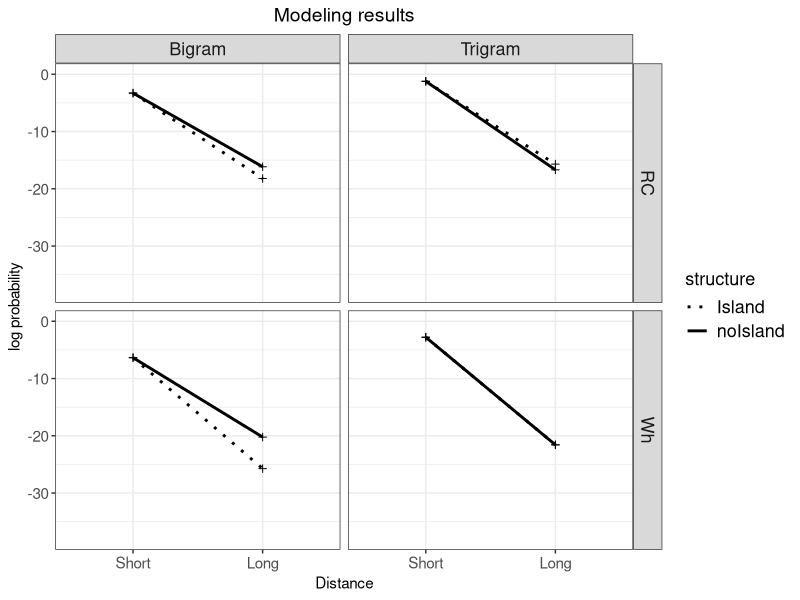
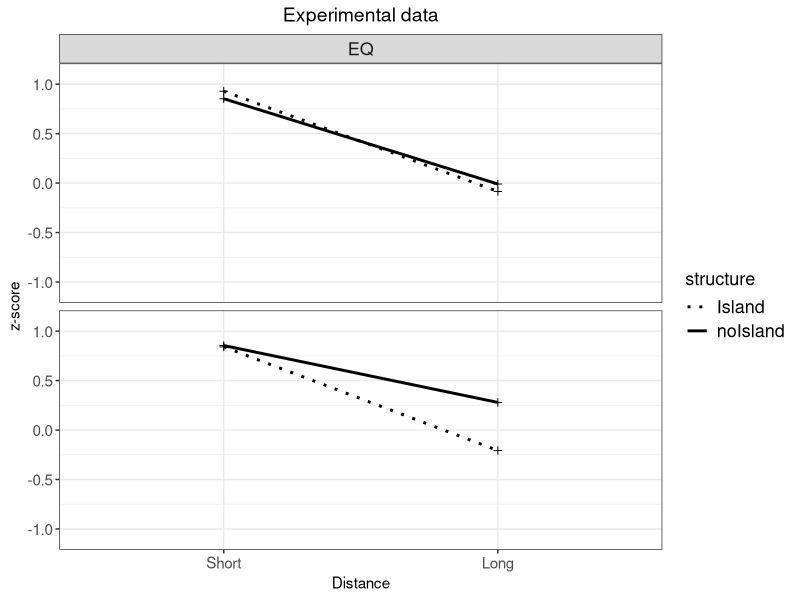
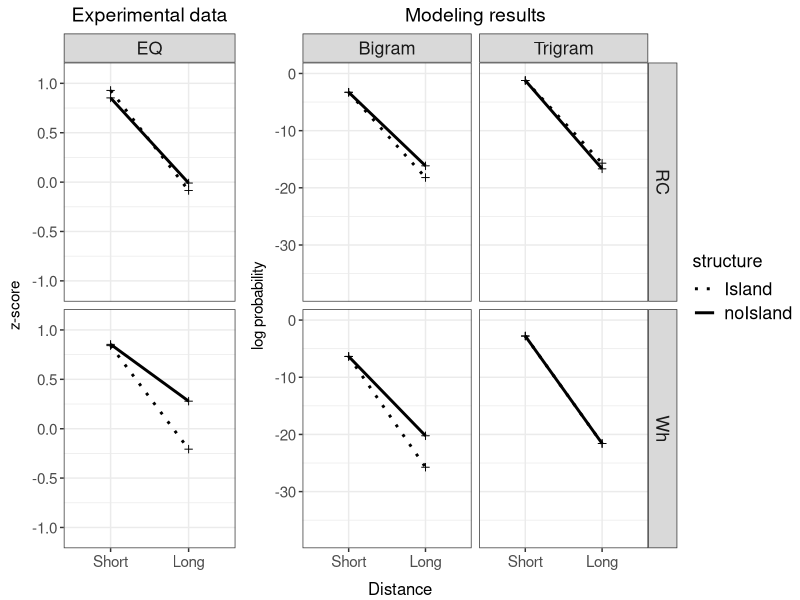

The R script that drew these images, in order: (Note: this script raises an error after producing the figures.)
## ---- chunk 1
rm(list = ls())  # removing everything from the environment
library(tidyverse)
library(ggpubr)
library(readxl)
exp_data = read.csv("../data/condition_means_labpaper.csv")
## ---- chunk 2
model_data = read_excel("../data/model_results_all.xlsx")
## ---- chunk 3
# making sure that these variables are handled as factors
factors <- c("distance", "structure", "condition", "dependency", "n_gram")
model_data[factors] <- lapply(model_data[factors], factor)

# probability is a numeric variable
model_data$log_probability = as.numeric(model_data$log_probability)
## ---- chunk 4
# four main experiments reported in the paper
exp_subj = subset(exp_data, condition=="Subject")
exp_adj = subset(exp_data, condition=="Adjunct")
exp_eq = subset(exp_data, condition=="EQ")
exp_rc = subset(exp_data, condition=="RC")

model_subj = subset(model_data, condition=="Subject")
model_eq = subset(model_data, condition=="EQ")
model_adj = subset(model_data, condition=="Adjunct")
model_rc = subset(model_data, condition=="RC-predlink")
## ---- chunk 5
plot_zscore = function(data){
  plot = 
	ggplot(data, aes(x=factor(ordered(distance, levels=c("Short","Long"))), y=zscores)) + 
  geom_point(data=data, shape=3, aes(y = zscores)) + 
	#geom_linerange(data=data, aes(y=zscores, ymin=zscores-error, 
	 #                                   ymax=zscores+error), size=0.5) + 
	geom_line(data=data, aes(y=zscores, group=structure,
	                         linetype=structure), size=1) +
  scale_linetype_manual(values=c("dotted", "solid")) +
	xlab("Distance") + ylab("z-score")+ facet_grid(dependency~condition) +
  ggtitle("Experimental data") + ylim(-1.1, 1.1) +
  theme_bw() + theme(axis.text=element_text(size = 11),
                     axis.title=element_text(size = 11)) +
  theme(plot.title = element_text(hjust = 0.5, size = 14)) +  # title label
  theme(legend.text = element_text(size = 13), legend.title = element_text(size = 13)) +
  theme(strip.text = element_text(size = 13)) + # facet label
  theme(strip.text.y = element_blank())
  
  
  return(plot)
}
## ---- chunk 6
plot_prob = function(data){
  plot = 
	ggplot(data, aes(x=factor(ordered(distance, levels=c("Short","Long"))), y=log_probability)) + 
  geom_point(data=data, shape=3, aes(y = log_probability)) + 
	geom_line(data=data, aes(y=log_probability, group=structure, 
	                         linetype=structure), size=1) +
  scale_linetype_manual(values=c("dotted", "solid")) +
  ggtitle("Modeling results") + ylim(-38,0) +
	xlab("Distance") + ylab("log probability") + facet_grid(dependency~n_gram) +
  theme_bw() + theme(axis.text=element_text(size = 11),
                     axis.title=element_text(size = 11)) +
  theme(plot.title = element_text(hjust = 0.5, size = 14)) +  # title label
  theme(legend.text = element_text(size = 13), legend.title = element_text(size = 13)) +
  theme(strip.text = element_text(size = 13))  # facet label
  
  return(plot)
}
## ---- chunk 7
m_eq = plot_prob(model_eq)
m_eq
## ---- chunk 8
e_eq = plot_zscore(exp_eq)
e_eq
## ---- chunk 9
plot_eq = ggarrange(e_eq + rremove("xlab"), m_eq + rremove("xlab"), ncol=2, common.legend = TRUE, 
                    legend = "right", widths = c(0.55, 1))
require(grid)   # for the textGrob() function
annotate_figure(plot_eq, bottom = textGrob("Distance", gp = gpar(cex = 1)))
ggsave("../figures/eq_common.pdf", width = 10, height = 5)
## ---- chunk 10
m_subj = plot_prob(model_subj)
e_subj = plot_zscore(exp_subj)

plot_subj = ggarrange(e_subj + rremove("xlab"), m_subj + rremove("xlab"), ncol=2, common.legend = TRUE, 
                    legend = "right", widths = c(0.55, 1))
require(grid)   # for the textGrob() function
annotate_figure(plot_subj, bottom = textGrob("Distance", gp = gpar(cex = 1)))
ggsave("../figures/subj_common.pdf", width = 10, height = 5)
## ---- chunk 11
m_adj = plot_prob(model_adj)
e_adj = plot_zscore(exp_adj)

plot_adj = ggarrange(e_adj + rremove("xlab"), m_adj + rremove("xlab"), ncol=2, common.legend = TRUE, 
                    legend = "right", widths = c(0.55, 1))
require(grid)   # for the textGrob() function
annotate_figure(plot_adj, bottom = textGrob("Distance", gp = gpar(cex = 1)))
ggsave("../figures/adj_common.pdf", width = 10, height = 5)
## ---- chunk 12
m_rc = plot_prob(model_rc)
e_rc = plot_zscore(exp_rc)

plot_rc = ggarrange(e_rc + rremove("xlab"), m_rc + rremove("xlab"), ncol=2, common.legend = TRUE, 
                    legend = "right", widths = c(0.55, 1))
require(grid)   # for the textGrob() function
annotate_figure(plot_rc, bottom = textGrob("Distance", gp = gpar(cex = 1)))
ggsave("../figures/rc_common.pdf", width = 10, height = 5)
## ---- chunk 13
# Additional comparisons for the Appendix
model_cnp = subset(model_data, condition=="CNP")
model_eq_obj = subset(model_data, condition=="EQ-object")
model_whether_subj = subset(model_data, condition=="Whether-subject")
model_whether_obj = subset(model_data, condition=="Whether-object")
model_rc_subj = subset(model_data, condition=="RC-subject")
model_rc_pcomp = subset(model_data, condition=="RC-Pcomp")
## ---- chunk 14
plot_prob(model_eq_obj)
ggsave("../figures/apdx_eq_obj.pdf", height = 5)
## ---- chunk 15
plot_prob(model_whether_subj)
ggsave("../figures/apdx_whether_subj.pdf", height = 5)
## ---- chunk 16
# Experimental data from other studies
other = read_excel("../data/other_comparisons.xlsx")
# making sure that these variables are handled as factors
factors <- c("distance", "structure", "condition", "dependency")
other[factors] <- lapply(other[factors], factor)

# probability is a numeric variable
other$zscores = as.numeric(other$zscores)
## ---- chunk 17
exp_cnp = subset(other, condition=="CNP")
exp_whether_obj = subset(other, condition=="Whether-object")
exp_rc_pcomp = subset(other, condition=="RC-Pcomp")
## ---- chunk 18
m_cnp = plot_prob(model_cnp)
e_cnp = plot_zscore(exp_cnp)

plot_cnp = ggarrange(e_cnp + rremove("xlab"), m_cnp + rremove("xlab"), ncol=2, common.legend = TRUE, 
                    legend = "right", widths = c(0.55, 1))
require(grid)   # for the textGrob() function
annotate_figure(plot_cnp, bottom = textGrob("Distance", gp = gpar(cex = 1)))
ggsave("../figures/apdx_cnp.pdf", width = 10, height = 5)
## ---- chunk 19
m_whether_obj = plot_prob(model_whether_obj)
e_whether_obj = plot_zscore(exp_whether_obj)

plot_whether_obj = ggarrange(e_whether_obj + rremove("xlab"), m_whether_obj + rremove("xlab"), ncol=2, common.legend = TRUE, 
                    legend = "right", widths = c(0.55, 1))
require(grid)   # for the textGrob() function
annotate_figure(plot_whether_obj, bottom = textGrob("Distance", gp = gpar(cex = 1)))
ggsave("../figures/apdx_whether_obj.pdf", width = 10, height = 5)
## ---- chunk 20
# No exp data for comparison
m_rc_subj = plot_prob(model_rc_subj)
m_rc_subj
ggsave("../figures/apdx_rc_subj.pdf", height = 5)
## ---- chunk 21
e_rc_pcomp = plot_zscore(exp_rc_pcomp)
e_rc_pcomp
## ---- chunk 22
m_rc_pcomp = plot_prob(model_rc_pcomp)
plot_rc_pcomp = ggarrange(e_rc_pcomp + rremove("xlab"), m_rc_pcomp + rremove("xlab"), ncol=2, common.legend = TRUE, 
                    legend = "right", widths = c(0.55, 1))
require(grid)   # for the textGrob() function
annotate_figure(plot_rc_pcomp, bottom = textGrob("Distance", gp = gpar(cex = 1)))
ggsave("../figures/apdx_rc_pcomp.pdf", width = 10, height = 5)
